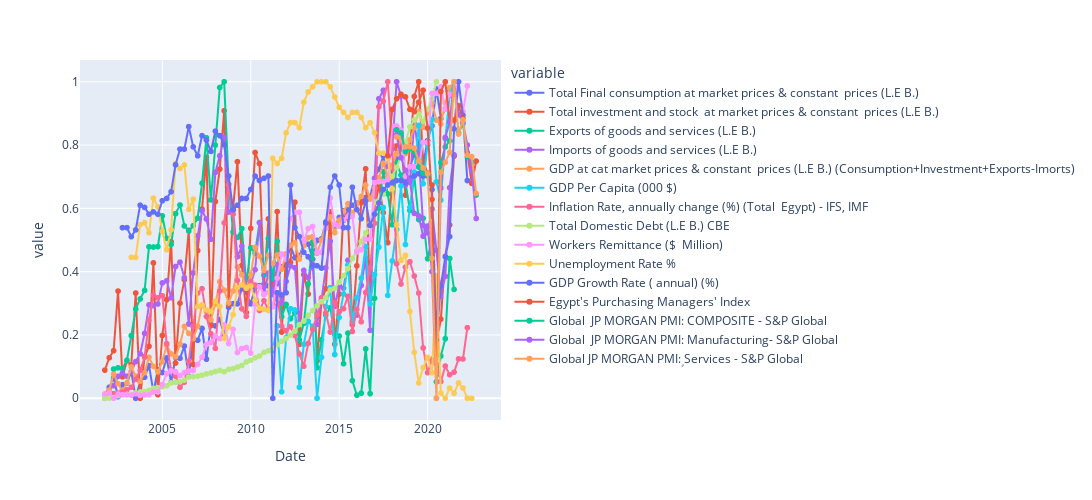

The code cell stored with this chart in its notebook:
### Markdown cell above
# EDA

### Code cell
scaler = MinMaxScaler()
df_min_max=scaler.fit_transform(df)
df_min_max=pd.DataFrame(df_min_max,columns=df.columns,index=df.index)
df_min_max
import plotly.express as px
fig = px.line(df_min_max,x=df_min_max.index,y=df_min_max.columns,width=1500, height=500,markers=True)
fig.show()
